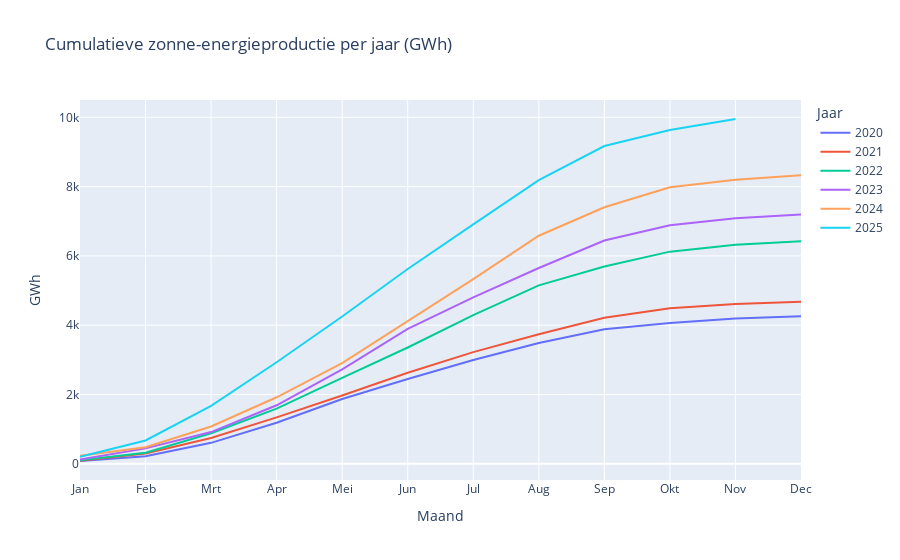

Notebook code for this chart:
### Code cell
vt.plot_interactive(energytype="solar",lang=lang, short=short,layout="cumulative")

### Figure 1 — Plotly figure (JSON) as saved in the notebook; plotly's stock layout.template omitted (floating-point values rounded to 4 significant figures)
{"data": [{"hovertemplate": "Jaar=2020<br>Maand=%{x}<br>GWh=%{y}<extra></extra>", "legendgroup": "2020", "line": {"color": "#636efa", "dash": "solid"}, "marker": {"symbol": "circle"}, "mode": "lines", "name": "2020", "orientation": "v", "showlegend": true, "type": "scatter", "x": ["Jan", "Feb", "Mrt", "Apr", "Mei", "Jun", "Jul", "Aug", "Sep", "Okt", "Nov", "Dec"], "xaxis": "x", "y": [81.23, 219.2, 604.9, 1186.0, 1869.0, 2447.0, 2995.0, 3489.0, 3886.0, 4066.0, 4191.0, 4257.0], "yaxis": "y"}, {"hovertemplate": "Jaar=2021<br>Maand=%{x}<br>GWh=%{y}<extra></extra>", "legendgroup": "2021", "line": {"color": "#EF553B", "dash": "solid"}, "marker": {"symbol": "circle"}, "mode": "lines", "name": "2021", "orientation": "v", "showlegend": true, "type": "scatter", "x": ["Jan", "Feb", "Mrt", "Apr", "Mei", "Jun", "Jul", "Aug", "Sep", "Okt", "Nov", "Dec"], "xaxis": "x", "y": [86.34, 300.3, 745.2, 1342.0, 1972.0, 2626.0, 3223.0, 3740.0, 4215.0, 4489.0, 4614.0, 4678.0], "yaxis": "y"}, {"hovertemplate": "Jaar=2022<br>Maand=%{x}<br>GWh=%{y}<extra></extra>", "legendgroup": "2022", "line": {"color": "#00cc96", "dash": "solid"}, "marker": {"symbol": "circle"}, "mode": "lines", "name": "2022", "orientation": "v", "showlegend": true, "type": "scatter", "x": ["Jan", "Feb", "Mrt", "Apr", "Mei", "Jun", "Jul", "Aug", "Sep", "Okt", "Nov", "Dec"], "xaxis": "x", "y": [99.23, 320.9, 880.3, 1594.0, 2482.0, 3357.0, 4292.0, 5152.0, 5696.0, 6124.0, 6322.0, 6420.0], "yaxis": "y"}, {"hovertemplate": "Jaar=2023<br>Maand=%{x}<br>GWh=%{y}<extra></extra>", "legendgroup": "2023", "line": {"color": "#ab63fa", "dash": "solid"}, "marker": {"symbol": "circle"}, "mode": "lines", "name": "2023", "orientation": "v", "showlegend": true, "type": "scatter", "x": ["Jan", "Feb", "Mrt", "Apr", "Mei", "Jun", "Jul", "Aug", "Sep", "Okt", "Nov", "Dec"], "xaxis": "x", "y": [125.1, 445.5, 916.1, 1690.0, 2726.0, 3897.0, 4802.0, 5650.0, 6444.0, 6888.0, 7084.0, 7194.0], "yaxis": "y"}, {"hovertemplate": "Jaar=2024<br>Maand=%{x}<br>GWh=%{y}<extra></extra>", "legendgroup": "2024", "line": {"color": "#FFA15A", "dash": "solid"}, "marker": {"symbol": "circle"}, "mode": "lines", "name": "2024", "orientation": "v", "showlegend": true, "type": "scatter", "x": ["Jan", "Feb", "Mrt", "Apr", "Mei", "Jun", "Jul", "Aug", "Sep", "Okt", "Nov", "Dec"], "xaxis": "x", "y": [233.9, 477.8, 1079.0, 1920.0, 2909.0, 4111.0, 5328.0, 6583.0, 7403.0, 7984.0, 8197.0, 8326.0], "yaxis": "y"}, {"hovertemplate": "Jaar=2025<br>Maand=%{x}<br>GWh=%{y}<extra></extra>", "legendgroup": "2025", "line": {"color": "#19d3f3", "dash": "solid"}, "marker": {"symbol": "circle"}, "mode": "lines", "name": "2025", "orientation": "v", "showlegend": true, "type": "scatter", "x": ["Jan", "Feb", "Mrt", "Apr", "Mei", "Jun", "Jul", "Aug", "Sep", "Okt", "Nov"], "xaxis": "x", "y": [206.4, 674.6, 1672.0, 2933.0, 4251.0, 5622.0, 6910.0, 8188.0, 9172.0, 9636.0, 9952.0], "yaxis": "y"}], "layout": {"hovermode": "closest", "legend": {"title": {"text": "Jaar"}, "tracegroupgap": 0}, "title": {"text": "Cumulatieve zonne-energieproductie per jaar (GWh)"}, "xaxis": {"anchor": "y", "domain": [0, 1], "title": {"text": "Maand"}}, "yaxis": {"anchor": "x", "domain": [0, 1], "title": {"text": "GWh"}}}}
